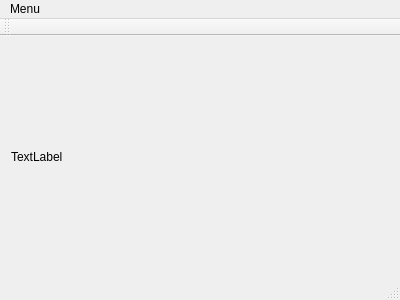
<?xml version="1.0" encoding="UTF-8"?>
<ui version="4.0">
 <class>MainWindow</class>
 <widget class="QMainWindow" name="MainWindow">
  <property name="geometry">
   <rect>
    <x>0</x>
    <y>0</y>
    <width>400</width>
    <height>300</height>
   </rect>
  </property>
  <property name="windowTitle">
   <string>MainWindow</string>
  </property>
  <widget class="QWidget" name="centralWidget">
   <layout class="QHBoxLayout" name="horizontalLayout">
    <item>
     <widget class="QLabel" name="label">
      <property name="text">
       <string>TextLabel</string>
      </property>
     </widget>
    </item>
   </layout>
  </widget>
  <widget class="QMenuBar" name="menuBar">
   <property name="geometry">
    <rect>
     <x>0</x>
     <y>0</y>
     <width>400</width>
     <height>22</height>
    </rect>
   </property>
   <widget class="QMenu" name="menuMenu">
    <property name="title">
     <string>Menu</string>
    </property>
    <addaction name="actionChoose_Font"/>
   </widget>
   <addaction name="menuMenu"/>
  </widget>
  <widget class="QToolBar" name="mainToolBar">
   <attribute name="toolBarArea">
    <enum>TopToolBarArea</enum>
   </attribute>
   <attribute name="toolBarBreak">
    <bool>false</bool>
   </attribute>
  </widget>
  <widget class="QStatusBar" name="statusBar"/>
  <action name="actionChoose_Font">
   <property name="text">
    <string>Choose Font</string>
   </property>
  </action>
 </widget>
 <layoutdefault spacing="6" margin="11"/>
 <resources/>
 <connections/>
</ui>
